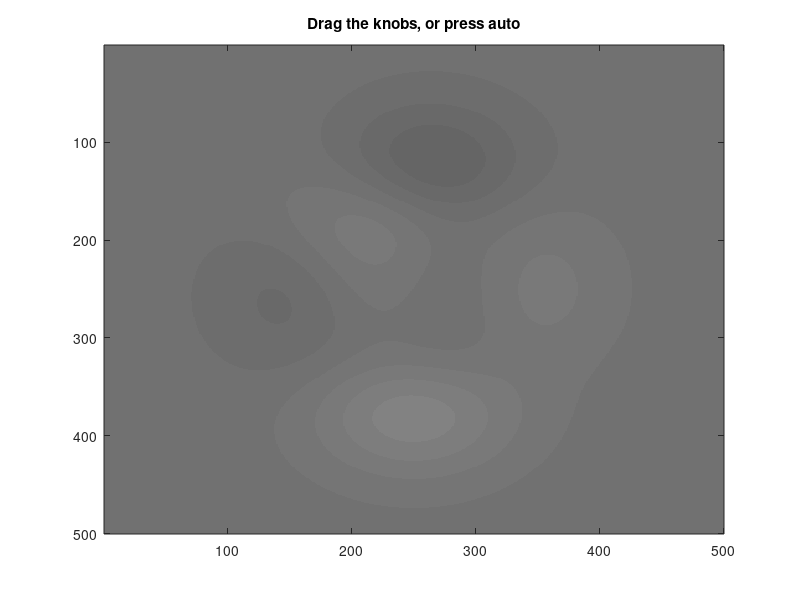

Reproduce this figure in MATLAB. (Note: this script raises an error after producing the figure.)
%contrastSliderExample Contrast slider anchored inside an image axes
%
%   A uim.widget.ContrastSlider in the northeast corner of a data axes.
%   Dragging the knobs updates the axes CLim through LimitsChangedFcn;
%   the auto button asks the host for auto levels (here: the 1st-99th
%   percentile of the image), which the host pushes back through the
%   Limits property.
%
%   Run from anywhere in the repository; the script puts the toolbox
%   source first on the path.

% Put this repository's source first on the path: an older uim package
% (e.g. NANSEN's bundled copy) may otherwise shadow it.
addpath(genpath(fullfile(fileparts(mfilename('fullpath')), '..', 'src')))

% A low-contrast image: most of the dynamic range is unused.
imageData = 100 + 30*mat2gray(peaks(500));

hFigure = figure('Name', 'Contrast slider example', 'Color', 'w');
hAxes = axes(hFigure);
imagesc(hAxes, imageData, [0, 255])
colormap(hAxes, 'gray')
title(hAxes, 'Drag the knobs, or press auto')

slider = uim.widget.ContrastSlider(hAxes, ...
    'Location', 'northeast', 'Margin', [10, 10, 10, 10], ...
    'DataLimits', [0, 255], 'Limits', [0, 255], ...
    'BackgroundColor', 'k', 'BackgroundAlpha', 0.5, ...
    'LimitsChangedFcn', @(~, evt) set(hAxes, 'CLim', evt.NewValue), ...
    'AutoRequestedFcn', @(src, ~) applyAutoLevels(src, hAxes, imageData));

function applyAutoLevels(slider, hAxes, imageData)
%applyAutoLevels Compute 1st-99th percentile limits and push them back
    sortedValues = sort(imageData(:));
    limitIndices = max(1, round([0.01, 0.99]*numel(sortedValues)));
    newLimits = sortedValues(limitIndices)';

    slider.Limits = newLimits;      % Update the widget (silent)
    set(hAxes, 'CLim', newLimits)   % Apply to the display
end
